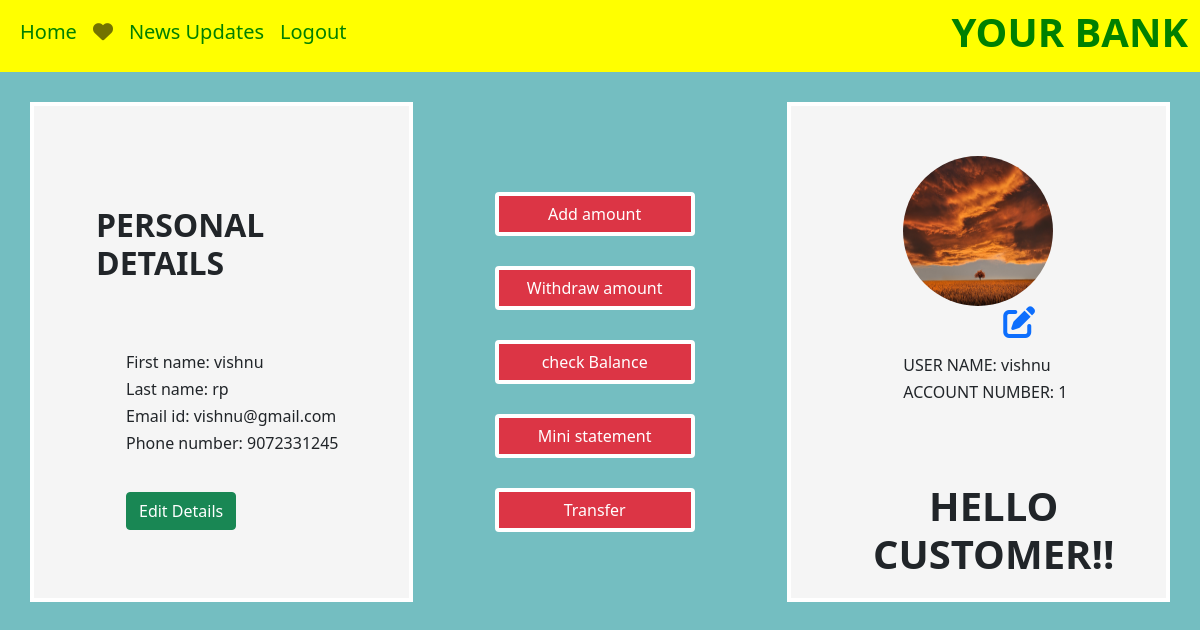
Screenshot of /bank_app/profile/ (signed in) with the database file from the repository.
### bank_app/models.py (models this page shows)
class regmodel(models.Model):
    fname=models.CharField(max_length=50)
    lname=models.CharField(max_length=50)
    uname=models.CharField(max_length=30)
    email=models.EmailField()
    phone=models.IntegerField()
    image=models.FileField(upload_to='bank_app/static')
    pin=models.IntegerField()
    balance=models.IntegerField()
    ac_num=models.IntegerField()

### bank_app/views.py (the view)
# urls.py: path('profile/',profile),
def profile(request):
    try:
       id1=request.session['id']
       a=regmodel.objects.get(id=id1)
       img=str(a.image).split('/')[-1]
       return render(request,'profile.html',{'a':a,'img':img})
    except:
        return redirect(login)

### bank_app/templates/profile.html (shortened to what this page needs)
<!DOCTYPE html>
{% load static %}
<html lang="en">
<head>
  <link href="https://cdn.jsdelivr.net/npm/bootstrap@5.0.2/dist/css/bootstrap.min.css" rel="stylesheet">
</head>
<body style="background-color:#74bec1;">
<nav class="navbar navbar-expand-lg navbar-light " style="background-color:yellow; height:auto;">
  <div class="container-fluid">
    <div class="collapse navbar-collapse" id="navbarSupportedContent">
      <ul class="navbar-nav me-auto mb-2 mb-lg-0">
        <li class="nav-item">
          <a class="nav-link active" aria-current="page" href="#" style="color:green;"><b><h5>Home</h5></b></a>
        </li>
        <li class="nav-item">
          <a class="nav-link" href="http://127.0.0.1:8000/bank_app/wishpg/"><b><h5><i class="fa-solid fa-heart"></i></h5></b></a>
        </li>
        <li class="nav-item">
          <a class="nav-link" href="http://127.0.0.1:8000/bank_app/newsdis/" style="color:green"><b><h5>News Updates</h5></b></a>
        </li>
        <li class="nav-item">
          <a class="nav-link" href="http://127.0.0.1:8000/bank_app/logout/" style="color:green;"><b><h5>Logout</h5></b></a>
        </li>
      </ul>
      <center><div><marquee><h1 style="color:green;"><b>YOUR BANK</b></h1></marquee></div></center>
    </div>
  </div>
</nav>
<div class="container">
  <div class="row">
    <div class="col" id="d1">
    <h2 style="margin-top:100px; margin-left:50px; color:rose"><b>PERSONAL DETAILS</b></h2>
    <h6 style="" id="he1">First name: {{a.fname}}</h6>
    <h6 style="" id="he2">Last name: {{a.lname}}</h6>
    <h6 style="" id="he3">Email id: {{a.email}}</h6>
    <h6 style="" id="he4">Phone number: {{a.phone}}</h6>
    <button class="btn btn-success" style="margin-left:80px; margin-top:30px;"><a href="http://127.0.0.1:8000/bank_app/editdet/{{a.id}}" style="text-decoration:none; color:white">Edit Details</a></button>
    </div>
   <div class="col" id="d">
  <button type="submit"  class="btn btn-danger" style="margin-top:120px; margin-left:70px; width:200px; border:4px solid white;"><a href="http://127.0.0.1:8000/bank_app/addamount/{{a.id}}" style="text-decoration:none; color:white;">Add amount</a></button><br>
   <button type="submit"  class="btn btn-danger" style="margin-top:30px; margin-left:70px; width:200px;  border:4px solid white;"><a href="http://127.0.0.1:8000/bank_app/debit/{{a.id}}" style="text-decoration:none; color:white;">Withdraw amount</a></button><br>
       <button type="submit"  class="btn btn-danger" style="margin-top:30px; margin-left:70px; width:200px;  border:4px solid white;"><a href="http://127.0.0.1:8000/bank_app/checkbal/{{a.id}}" style="text-decoration:none; color:white;">check Balance</a></button>
     <button class="btn btn-danger" style="margin-top:30px; margin-left:70px; width:200px;  border:4px solid white;"><a href="http://127.0.0.1:8000/bank_app/minist/{{a.id}}" style="text-decoration:none; color:white">Mini statement</a></button>
     <button class="btn btn-danger" style="margin-top:30px; margin-left:70px; width:200px;  border:4px solid white;"><a href="http://127.0.0.1:8000/bank_app/trans/{{a.id}}" style="text-decoration:none; color:white">Transfer</a></button>
   </div>
 <div class="col" id="d4">
  <div id="d5">
    <img src="{% static img %}" height="150px" width="150px;" style="border-radius:50%;">
    <a href="http://127.0.0.1:8000/bank_app/editimg/{{a.id}}" style="margin-left:100px; "><i class="fa-solid fa-pen-to-square fa-2x"></i></a>
  </div>
  <h6 id="head1">USER NAME: {{a.uname}}</h6>
  <h6 id="head2">ACCOUNT NUMBER: {{a.ac_num}}</h6>
 <center><h1 style="margin-top:80px; margin-left:30px;"><b>HELLO CUSTOMER!!</b></h1></center>
</div>
</div>
</div>
</body>
</html>

### bank_app/templates/profile.html (style rules this page uses)
#d1 { height:500px; width:500px; background-color:whitesmoke; float:left; border:4px solid white; margin-top:30px; }
#d4 { float:left; height:500px; width:500px; background-color:whitesmoke; border:4px solid white; margin-top:30px; }
#d5 { height:150px; width:150px; background-color:white; margin-left:100px; margin-top:50px; border-radius:50%; }
#head1,#head2 { margin-left:100px; }
#head1 { margin-top:50px; }
#he1 { margin-top:70px; }
#he1,#he2,#he3,#he4 { margin-left:80px; }
#d { height:auto; }

### rows the page displays
regmodel: fname "vishnu", lname "rp", email "vishnu@gmail.com", phone "9072331245", uname "vishnu", ac_num "1"
